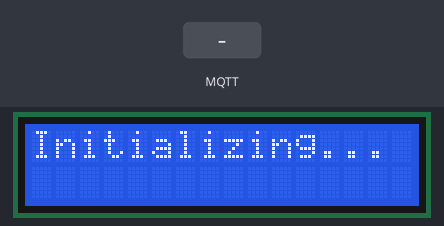
Recording of a program running on a simulated ESP32 board running MicroPython. On the bench: 16×2 character LCD. Inputs (shaded band) come from the test bench. WiFi joins after 1.5 s; no MQTT or app messages arrive unless stated; what the program prints to the serial console is not drawn.

Above: at 0.1 s.
At 3.4 s:
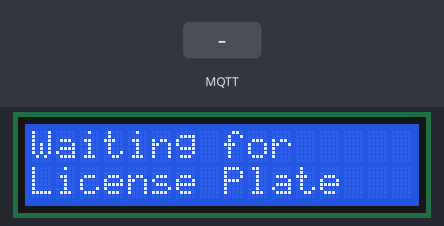
3.5 s: MQTT message "plate" arrives on the first subscribed topic
5.0 s: MQTT message "1" arrives on the first subscribed topic
Timing chart, 0 to 8.0 s (numbered marks = the images above; inputs shaded):
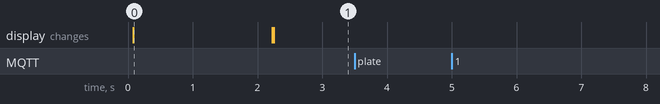

Measured:
- after the input at 3.5 s, every drawn part: stays the same
- after the input at 5.0 s, every drawn part: stays the same
- what the display in image 0 shows lasts 2.1 s, from 0.1 s to 2.2 s

The program:

esp32.py
```python
import network
import time
from umqtt.simple import MQTTClient
from machine import Pin, I2C
import ujson

# Wi-Fi Configuration
WIFI_SSID = "Kathir WIFI"
WIFI_PASSWORD = "kathir2005"

# MQTT Configuration
MQTT_BROKER = "test.mosquitto.org"
MQTT_PORT = 1883
MQTT_TOPIC = "KATHIRTEMP"
MQTT_CLIENT_ID = "ESP32_Kathir_LCD"

# I2C LCD Configuration
I2C_ADDR = 0x27  # Default I2C address for PCF8574-based LCD
SDA_PIN = 21
SCL_PIN = 22

# LCD I2C Driver (simplified for 16x2 LCD)
class I2CLCD:
    def __init__(self, i2c, addr=I2C_ADDR, cols=16, rows=2):
        self.i2c = i2c
        self.addr = addr
        self.cols = cols
        self.rows = rows
        self.buf = bytearray(1)
        self.BACKLIGHT = 0x08
        self.init_lcd()

    def init_lcd(self):
        time.sleep_ms(50)
        self.write_cmd(0x33)  # Initialize
        time.sleep_ms(5)
        self.write_cmd(0x32)  # Set to 4-bit mode
        time.sleep_ms(5)
        self.write_cmd(0x28)  # 2 lines, 5x8 font
        self.write_cmd(0x0C)  # Display on, cursor off
        self.write_cmd(0x06)  # Entry mode: increment, no shift
        self.write_cmd(0x01)  # Clear display
        time.sleep_ms(2)

    def write_cmd(self, cmd):
        self.buf[0] = cmd
        self.i2c.writeto(self.addr, bytearray([cmd & 0xF0 | self.BACKLIGHT]))
        self.i2c.writeto(self.addr, bytearray([cmd & 0xF0 | self.BACKLIGHT | 0x04]))
        self.i2c.writeto(self.addr, bytearray([cmd & 0xF0 | self.BACKLIGHT]))
        self.i2c.writeto(self.addr, bytearray([cmd << 4 | self.BACKLIGHT]))
        self.i2c.writeto(self.addr, bytearray([cmd << 4 | self.BACKLIGHT | 0x04]))
        self.i2c.writeto(self.addr, bytearray([cmd << 4 | self.BACKLIGHT]))
        time.sleep_us(50)

    def write_data(self, data):
        self.buf[0] = data
        self.i2c.writeto(self.addr, bytearray([data & 0xF0 | self.BACKLIGHT | 0x01]))
        self.i2c.writeto(self.addr, bytearray([data & 0xF0 | self.BACKLIGHT | 0x05]))
        self.i2c.writeto(self.addr, bytearray([data & 0xF0 | self.BACKLIGHT | 0x01]))
        self.i2c.writeto(self.addr, bytearray([data << 4 | self.BACKLIGHT | 0x01]))
        self.i2c.writeto(self.addr, bytearray([data << 4 | self.BACKLIGHT | 0x05]))
        self.i2c.writeto(self.addr, bytearray([data << 4 | self.BACKLIGHT | 0x01]))
        time.sleep_us(50)

    def clear(self):
        self.write_cmd(0x01)
        time.sleep_ms(2)

    def set_cursor(self, col, row):
        offsets = [0x00, 0x40]
        self.write_cmd(0x80 | (col + offsets[row]))

    def write_string(self, text):
        for char in text:
            self.write_data(ord(char))

def connect_wifi():
    wlan = network.WLAN(network.STA_IF)
    wlan.active(True)
    if not wlan.isconnected():
        print("Connecting to Wi-Fi...")
        wlan.connect(WIFI_SSID, WIFI_PASSWORD)
        for _ in range(30):  # Wait up to 30 seconds
            if wlan.isconnected():
                print("Wi-Fi connected:", wlan.ifconfig())
                return True
            time.sleep(1)
        print("Failed to connect to Wi-Fi")
        return False
    return True

def mqtt_callback(topic, msg):
    try:
        # Decode JSON payload
        payload = ujson.loads(msg.decode('utf-8'))
        plate = payload.get('plate', '')
        if plate:
            print(f"Received license plate: {plate}")
            # Clear LCD and display plate number
            lcd.clear()
            lcd.set_cursor(0, 0)
            lcd.write_string("License Plate:")
            lcd.set_cursor(0, 1)
            # Truncate to fit 16 characters
            lcd.write_string(plate[:16])
    except Exception as e:
        print(f"Error processing MQTT message: {e}")

def main():
    # Initialize I2C and LCD
    i2c = I2C(0, scl=Pin(SCL_PIN), sda=Pin(SDA_PIN))
    global lcd
    lcd = I2CLCD(i2c, I2C_ADDR)

    # Display initial message
    lcd.clear()
    lcd.set_cursor(0, 0)
    lcd.write_string("Initializing...")

    # Connect to Wi-Fi
    if not connect_wifi():
        lcd.clear()
        lcd.set_cursor(0, 0)
        lcd.write_string("Wi-Fi Error")
        return

    # Initialize MQTT client
    try:
        client = MQTTClient(MQTT_CLIENT_ID, MQTT_BROKER, port=MQTT_PORT)
        client.set_callback(mqtt_callback)
        client.connect()
        client.subscribe(MQTT_TOPIC)
        print(f"Connected to MQTT broker, subscribed to {MQTT_TOPIC}")

        # Update LCD to show ready state
        lcd.clear()
        lcd.set_cursor(0, 0)
        lcd.write_string("Waiting for")
        lcd.set_cursor(0, 1)
        lcd.write_string("License Plate")

        # Main loop: check for MQTT messages
        while True:
            client.check_msg()
            time.sleep(0.1)

    except Exception as e:
        print(f"MQTT error: {e}")
        lcd.clear()
        lcd.set_cursor(0, 0)
        lcd.write_string("MQTT Error")

    finally:
        try:
            client.disconnect()
        except:
            pass

if __name__ == "__main__":
    main()
```
